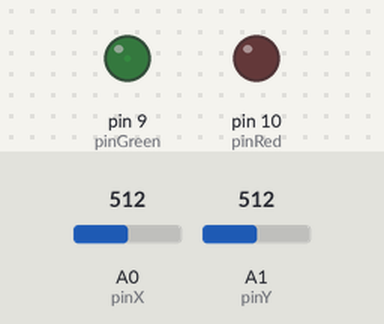
The sketch below on a simulated Arduino Uno, built with avr-gcc and run on an emulated ATmega328P. Parts: output pins drawn as LEDs (lit = HIGH). The test bench sets the inputs (shaded band); at power-on: A0 (pinX) = 512, A1 (pinY) = 512.

Above: at 1.2 s.
1.3 s: A0 (pinX) set to 716
At 2.3 s:
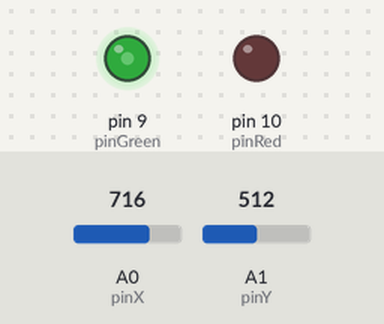
2.8 s: A1 (pinY) set to 716
At 3.4 s:
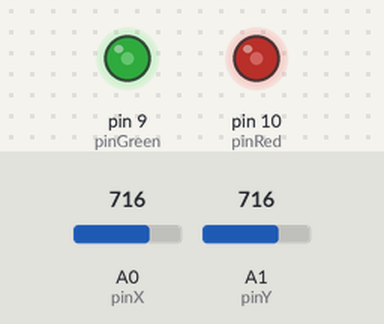
4.3 s: A0 (pinX) set to 900
At 4.6 s:
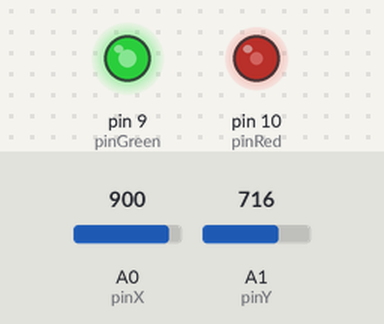
5.8 s: A1 (pinY) set to 900
At 6.9 s:
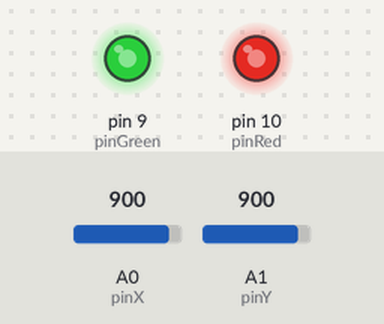
7.3 s: A0 (pinX) set to 511
At 8.1 s:
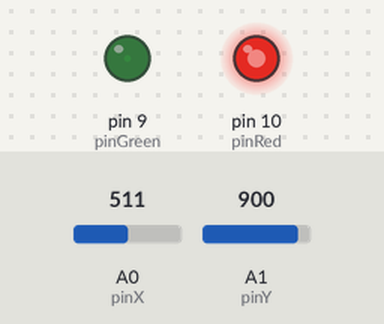
8.8 s: A1 (pinY) set to 716
At 9.2 s:
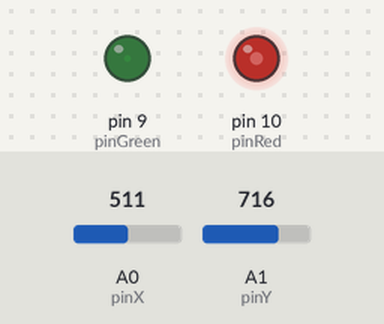
Timing chart, 0 to 11.3 s (numbered marks = the images above; inputs shaded):
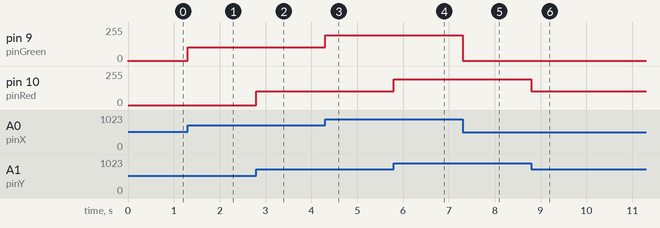

Measured:
- after the input at 1.3 s, pin 9 (pinGreen): 2/255 → 103/255 at once
- after the input at 2.8 s, pin 10 (pinRed): 0/255 → 102/255 at once
- after the input at 4.3 s, pin 9 (pinGreen): 103/255 → 194/255 at once
- after the input at 5.8 s, pin 10 (pinRed): 102/255 → 193/255 at once
- after the input at 7.3 s, pin 9 (pinGreen): 194/255 → 1/255 at once
- after the input at 8.8 s, pin 10 (pinRed): 193/255 → 102/255 at once

The sketch:

JoystickLED.ino
```cpp
const int pinX = A0;
const int pinY = A1;
const int pinGreen = 9;
const int pinRed = 10 ;
void setup()
{
  pinMode(pinX, INPUT);
  pinMode(pinY, INPUT);
  pinMode(pinGreen,OUTPUT);
  pinMode(pinRed,OUTPUT);
}

void loop()
{
  freeMode();
}

void freeMode()
{
  int x = analogRead(pinX);
  int y = analogRead(pinY);
  int red = map(y,510,1023,0,255);
  int green = map(x,507,1023,0,255);
  analogWrite(pinRed,red);
  analogWrite(pinGreen,green);
}
```
